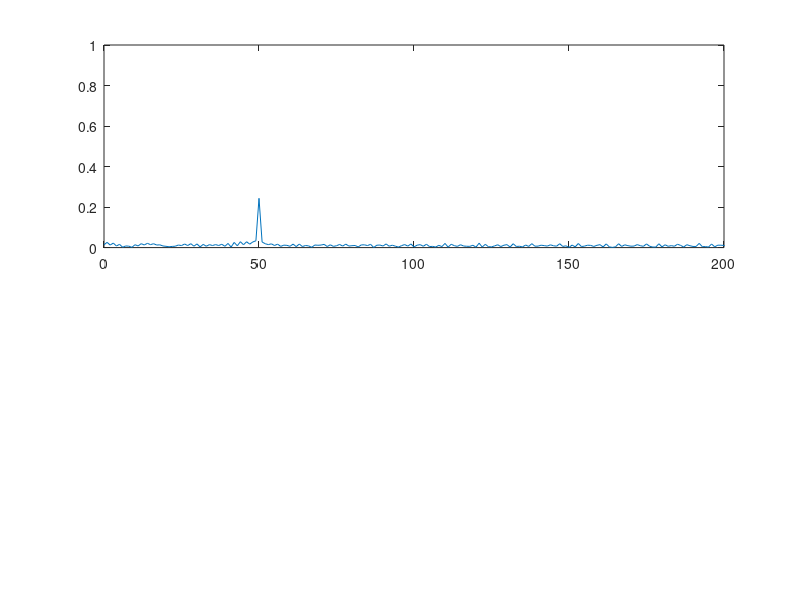
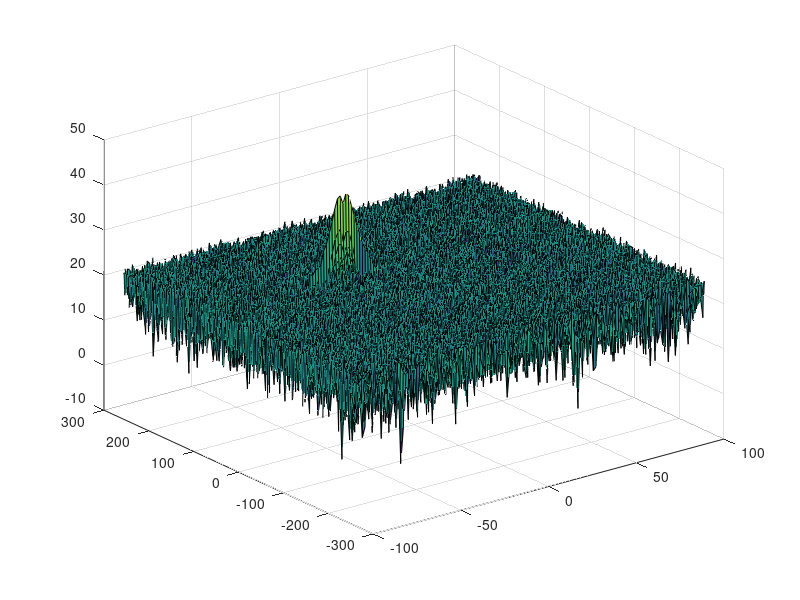

MATLAB code to generate these figures, in order: (Note: this script raises an error after producing the figures.)
clear all
clc;

%% 0. Radar Specifications
%%%%%%%%%%%%%%%%%%%%%%%%%%%
% Frequency of operation = 77GHz
% Max Range = 200m
% Range Resolution = 1 m
% Max Velocity = 100 m/s
%%%%%%%%%%%%%%%%%%%%%%%%%%%
c = 3e8;
range_res = 1;  
max_range = 200;
max_v = 100;

%speed of light = 3e8
% User Defined Range and Velocity of target
% define the target's initial position and velocity. Note : Velocity
% remains contant
R = -50;  % Initial distance of the target
v = 30;   % speed of the target


%% 1. FMCW   Configuration

% Design the FMCW waveform by giving the specs of each of its parameters.
% Calculate the Bandwidth (B), Chirp Time (Tchirp) and Slope (slope) of the FMCW
% chirp using the requirements above.
B = c/(2*range_res);
Tchirp = 5.5 * 2 * max_range / c;
slope = B / Tchirp;

%Operating carrier frequency of Radar
fc= 77e9;             %carrier freq


%The number of chirps in one sequence. Its ideal to have 2^ value for the ease of running the FFT
%for Doppler Estimation.
Nd=128;                   % #of doppler cells OR #of sent periods % number of chirps

%The number of samples on each chirp.
Nr=1024;                  %for length of time OR # of range cells

% Timestamp for running the displacement scenario for every sample on each
% chirp
t=linspace(0,Nd*Tchirp,Nr*Nd); %total time for samples


%Creating the vectors for Tx, Rx and Mix based on the total samples input.
Tx=zeros(1,length(t)); %transmitted signal
Rx=zeros(1,length(t)); %received signal
Mix = zeros(1,length(t)); %beat signal

%Similar vectors for range_covered and time delay.
r_t=zeros(1,length(t));
td=zeros(1,length(t));


%% 2. Moving Target Generation and Detection

% Running the radar scenario over the time.

for i=1:length(t)

    %For each time stamp update the Range of the Target for constant velocity.
    r_t(i) = v*t(i) + R;
    td(i) = 2*r_t(i) / c;

    %For each time sample we need update the transmitted and
    %received signal.
    Tx(i) = cos(2*pi * (fc*t(i) + slope*t(i)^2/2));
    Rx(i) = cos(2*pi * (fc*(t(i) - td(i)) + slope*(t(i) - td(i))^2/2));

    %Now by mixing the Transmit and Receive generate the beat signal
    %This is done by element wise matrix multiplication of Transmit and
    %Receiver Signal
    Mix(i) = Tx(i) .* Rx(i);

end

%% 3. RANGE MEASUREMENT

%reshape the vector into Nr*Nd array. Nr and Nd here would also define the size of
%Range and Doppler FFT respectively.
Mix = reshape(Mix, [Nr, Nd]);

%run the FFT on the beat signal along the range bins dimension (Nr) and
%normalize.
Y = fft(Mix(:, 1)');

% Take the absolute value of FFT output
P2 = abs(Y/Nr);

% Output of FFT is double sided signal, but we are interested in only one side of the spectrum.
% Hence we throw out half of the samples.
P1 = P2(1:Nr/2+1);

%plotting the range
figure ('Name','Range from First FFT')
subplot(2,1,1)

 % plot FFT output
plot(0:Nr/2, P1);

axis ([0 200 0 1]);


%% 4. RANGE DOPPLER RESPONSE
% The 2D FFT implementation is already provided here. This will run a 2DFFT
% on the mixed signal (beat signal) output and generate a range doppler
% map.You will implement CFAR on the generated RDM


% Range Doppler Map Generation.

% The output of the 2D FFT is an image that has reponse in the range and
% doppler FFT bins. So, it is important to convert the axis from bin sizes
% to range and doppler based on their Max values.

Mix=reshape(Mix,[Nr,Nd]);

% 2D FFT using the FFT size for both dimensions.
sig_fft2 = fft2(Mix,Nr,Nd);

% Taking just one side of signal from Range dimension.
sig_fft2 = sig_fft2(1:Nr/2,1:Nd);
sig_fft2 = fftshift (sig_fft2);
RDM = abs(sig_fft2);
RDM = 10*log10(RDM) ;

%use the surf function to plot the output of 2DFFT and to show axis in both
%dimensions
doppler_axis = linspace(-100,100,Nd);
range_axis = linspace(-200,200,Nr/2)*((Nr/2)/400);
figure,surf(doppler_axis,range_axis,RDM);

%% 5. CFAR implementation

%Slide Window through the complete Range Doppler Map

%Select the number of Training Cells in both the dimensions.
Tr = 20;
Td = 10;

%Select the number of Guard Cells in both dimensions around the Cell under
%test (CUT) for accurate estimation
Gr = 10;
Gd = 5;
% offset the threshold by SNR value in dB
offset = 7;

%Create a vector to store noise_level for each iteration on training cells
noise_level = zeros(1,1);


%Slides the CUT across range doppler map by giving margins at the edges for 
%Training and Guard Cells.
%For every iteration sum the signal level within all the training cells.
%To sum convert the value from logarithmic to linear using db2pow function.
%Average the summed values for all of the training cells used.
%After averaging convert it back to logarithimic using pow2db.
%Further add the offset to it to determine the threshold.
%Next, compare the signal under CUT with this threshold.
%If the CUT level > threshold assign it a value of 1, else equate it to 0.
training_area = (2*Tr+2*Gr+1)*(2*Td+2*Gd+1) - (2*Gr+1)*(2*Gd+1);

for x=1:(Nr/2 - (2*Tr + 2*Gr + 1))
  for y=1:(Nd - (2*Td + 2*Gd + 1))
    % Use RDM[x,y] as the matrix from the output of 2D FFT for implementing
    % CFAR
    noise_level(1) = sum(db2pow(RDM(x:x+2*Tr+2*Gr+1, y:y+2*Td+2*Gd+1)), 'all');
    noise_level(2) = sum(db2pow(RDM(x+Tr:x+Tr+2*Gr+1, y+Td:y+Td+2*Gd+1)), 'all');

    noise_training = noise_level(1) - noise_level(2);
    threshold = (noise_training / training_area) * offset;
    threshold = pow2db(threshold);

    if RDM(x+Tr+Gr, y+Td+Gd) < threshold
      RDM(x+Tr+Gr, y+Td+Gd) = 0;
    else
      RDM(x+Tr+Gr, y+Td+Gd) = 1;
    end
  end
end


% The process above will generate a thresholded block, which is smaller
%than the Range Doppler Map as the CUT cannot be located at the edges of
%matrix. Hence,few cells will not be thresholded. To keep the map size same
% set those values to 0.
RDM(1:(Tr+Gr), :) = 0;
RDM(end-Tr-Gr:end, :) = 0;
RDM(:, 1:(Td+Gd)) = 0;
RDM(:, end-Td-Gd:end) = 0;

%display the CFAR output using the Surf function like we did for Range
%Doppler Response output.
figure,surf(doppler_axis,range_axis,RDM);
colorbar;